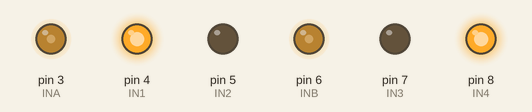
Bench run of a sketch on a simulated Arduino Uno, built with avr-gcc and run on an emulated ATmega328P. Shown: output pins drawn as LEDs (lit = HIGH).

Above: at 0.05 s.
At 3.5 s:
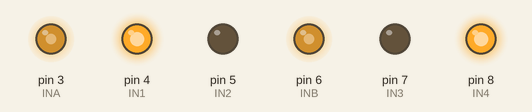
At 7.0 s:
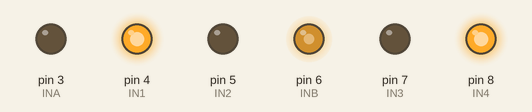
At 8.0 s:
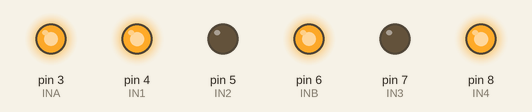
At 14.0 s:
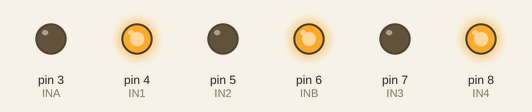
Timing chart, 0 to 16.1 s (numbered marks = the images above):
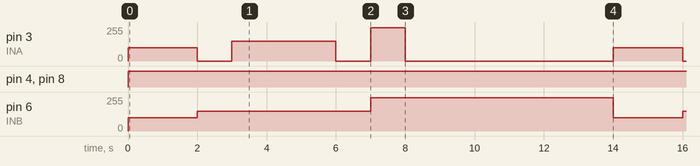

The sketch:

sketch_dec22a.ino
```cpp
int INA = 3;
int IN1 = 4;
int IN2 = 5;
int INB = 6;
int IN3 = 7;
int IN4 = 8;

void setup() {
  // put your setup code here, to run once:
  pinMode(INA,OUTPUT);
  pinMode(IN1,OUTPUT);
  pinMode(IN2,OUTPUT);
  pinMode(INB,OUTPUT);
  pinMode(IN3,OUTPUT);
  pinMode(IN4,OUTPUT);
}

void loop() {
  // put your main code here, to run repeatedly:
  digitalWrite(IN1,HIGH);
  digitalWrite(IN2,LOW);
  digitalWrite(IN3,LOW);
  digitalWrite(IN4,HIGH);

  analogWrite(INA,100);
  analogWrite(INB,100);
  delay(2000);

  analogWrite(INA,0);
  analogWrite(INB,150);
  delay(1000);

  analogWrite(INA,150);
  analogWrite(INB,150);
  delay(3000);

  analogWrite(INA,0);
  analogWrite(INB,150);
  delay(1000);

  analogWrite(INA,250);
  analogWrite(INB,250);
  delay(1000);

  analogWrite(INA,0);
  analogWrite(INA,0);
  delay(6000);
}
```

Measured:
- by itself, pin 3 (INA): repeats every 14.0 s: 0/255 1.0 s, 150/255 3.0 s, 0/255 1.0 s, 250/255 1.0 s, 0/255 6.0 s, 100/255 2.0 s
- by itself, pin 4 (IN1), pin 8 (IN4): LOW → HIGH at 0.00 s
- by itself, pin 6 (INB): repeats every 14.0 s: 150/255 5.0 s, 250/255 7.0 s, 100/255 2.0 s
